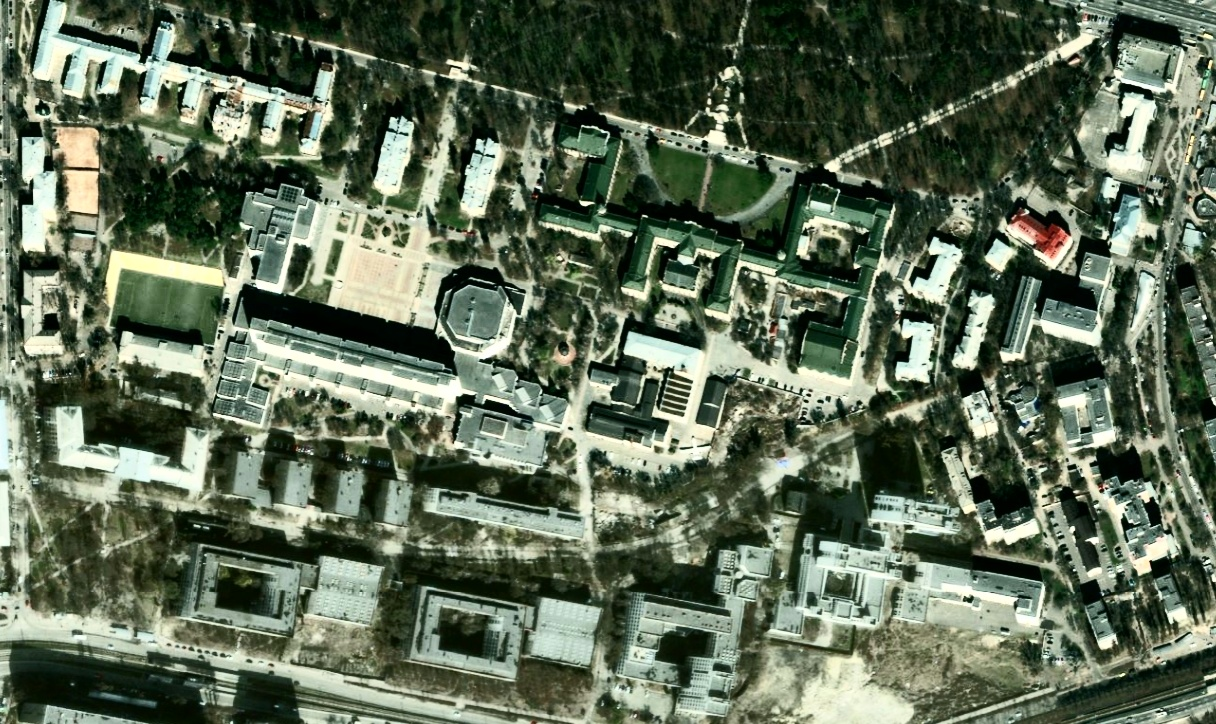
#> input picture count_buildings_kpi/campus_out.jpg, 1216 x 724 px
$ python processing.py
#> lines starting #> are read from the running program, lines starting #| are printed output that depends on the picture; after the words box and inside, x2 and y2 are one past the last pixel; in counts of white or black regions, pixels touching at a corner belong together
'''
Спробувала виділити контури будівель кампусу КПІ
'''

import cv2
import numpy as np
from matplotlib import pyplot as plt
from PIL import Image, ImageEnhance, ImageFilter


def image_read(file_name):
#> called with file_name = 'campus_out.jpg'
    image = cv2.imread(file_name)
#> image is the input picture: shape (724, 1216, 3); mean B, G, R 86.2, 107.2, 93.8
    return image


def filter_image(img_cv):
    img_pil = Image.fromarray(cv2.cvtColor(img_cv, cv2.COLOR_BGR2RGB))

    img_contrast = ImageEnhance.Contrast(img_pil).enhance(1.5)

    img_sharpness = ImageEnhance.Sharpness(img_contrast).enhance(2.0)

    img_edges = img_sharpness.filter(ImageFilter.EDGE_ENHANCE)

    img_cv_filtered = cv2.cvtColor(np.array(img_edges), cv2.COLOR_RGB2BGR)
    return img_cv_filtered


def image_processing(image):

    gray = cv2.cvtColor(image, cv2.COLOR_BGR2GRAY)  # корекція кольору
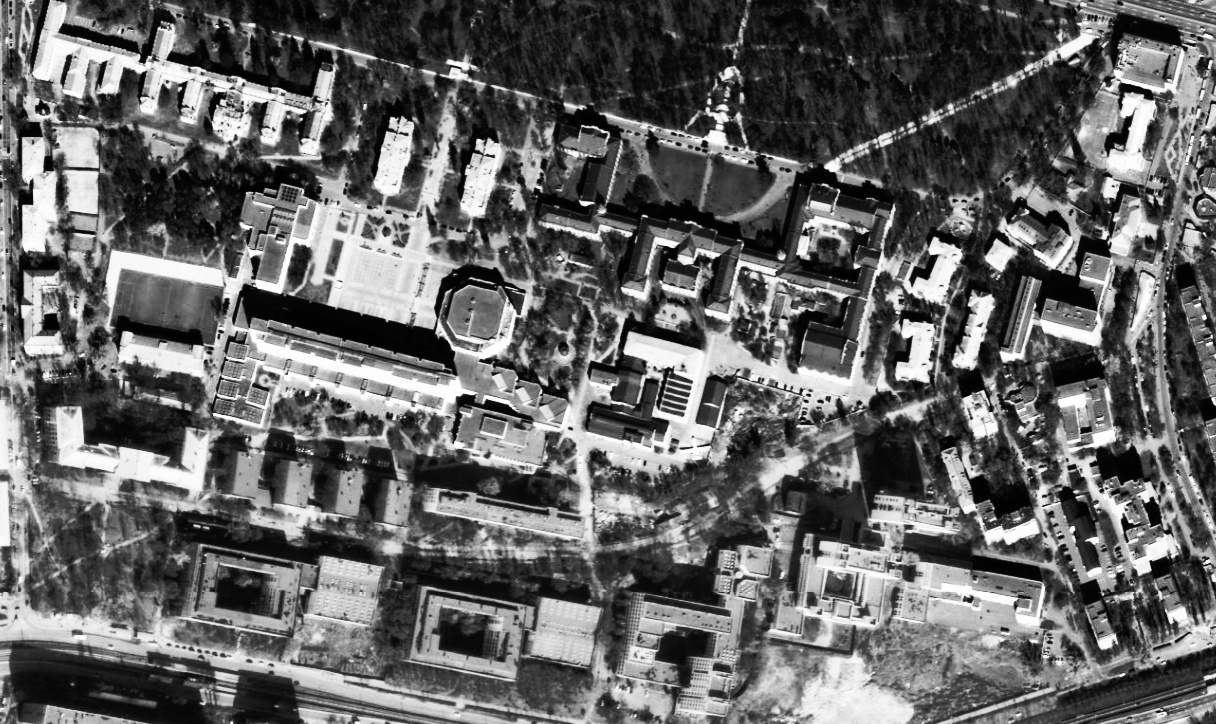
#> gray: shape (724, 1216); min 0, max 255, mean 100.8
    gray = cv2.GaussianBlur(gray, (7, 7), 0)  # Гаусова фільтрація
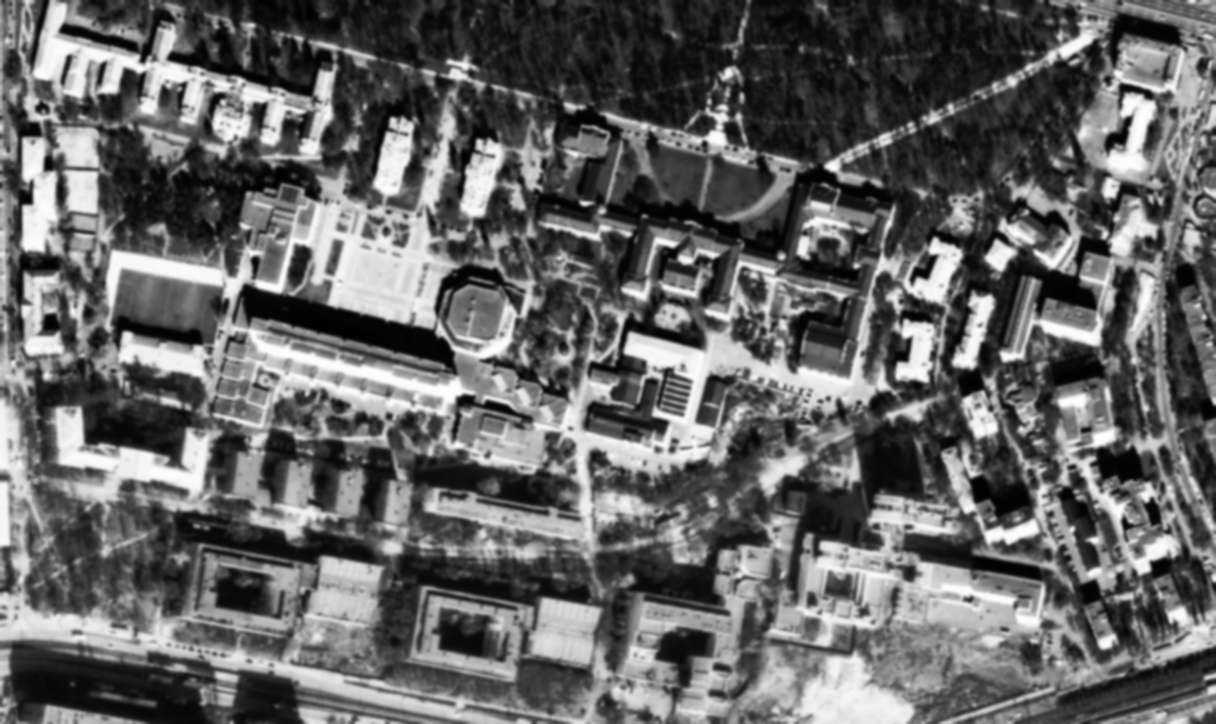
#> gray: shape (724, 1216); min 1, max 254, mean 100.8
    edged = cv2.Canny(gray, 50, 250)  # фільтр Кенні - векторизація
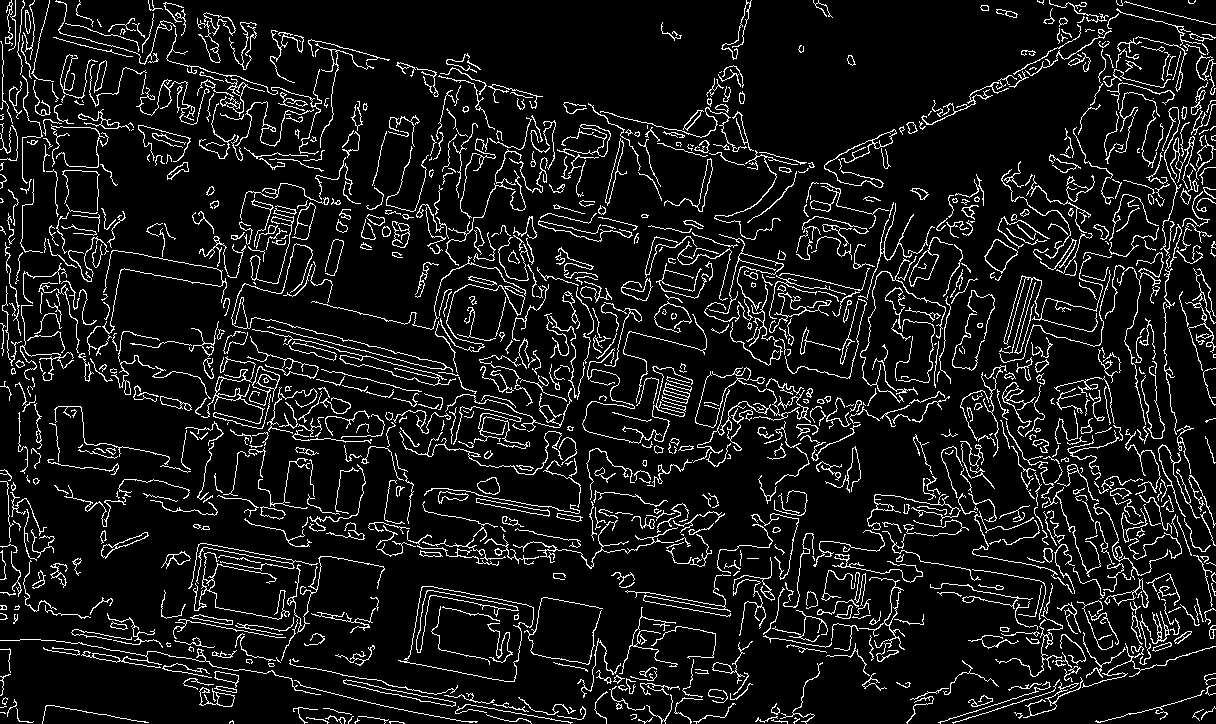
#> edged: shape (724, 1216); 9.3% white in thin lines or dots
    plt.imshow(edged)
    plt.show()


    contours, _ = cv2.findContours(edged.copy(), cv2.RETR_EXTERNAL, cv2.CHAIN_APPROX_SIMPLE)
#> contours = 1144 contours, 821 with area under 20; largest, box (x1, y1, x2, y2) and area: (398, 586, 534, 682) 8580, (252, 329, 456, 386) 949, (984, 239, 1018, 274) 602, (909, 237, 953, 287) 511, (343, 679, 456, 707) 480

    min_area = 500
    building_count = 0

    for cnt in contours:
        if cv2.contourArea(cnt) > min_area:
            building_count += 1
            cv2.drawContours(image, [cnt], -1, (0, 255, 0), 2)
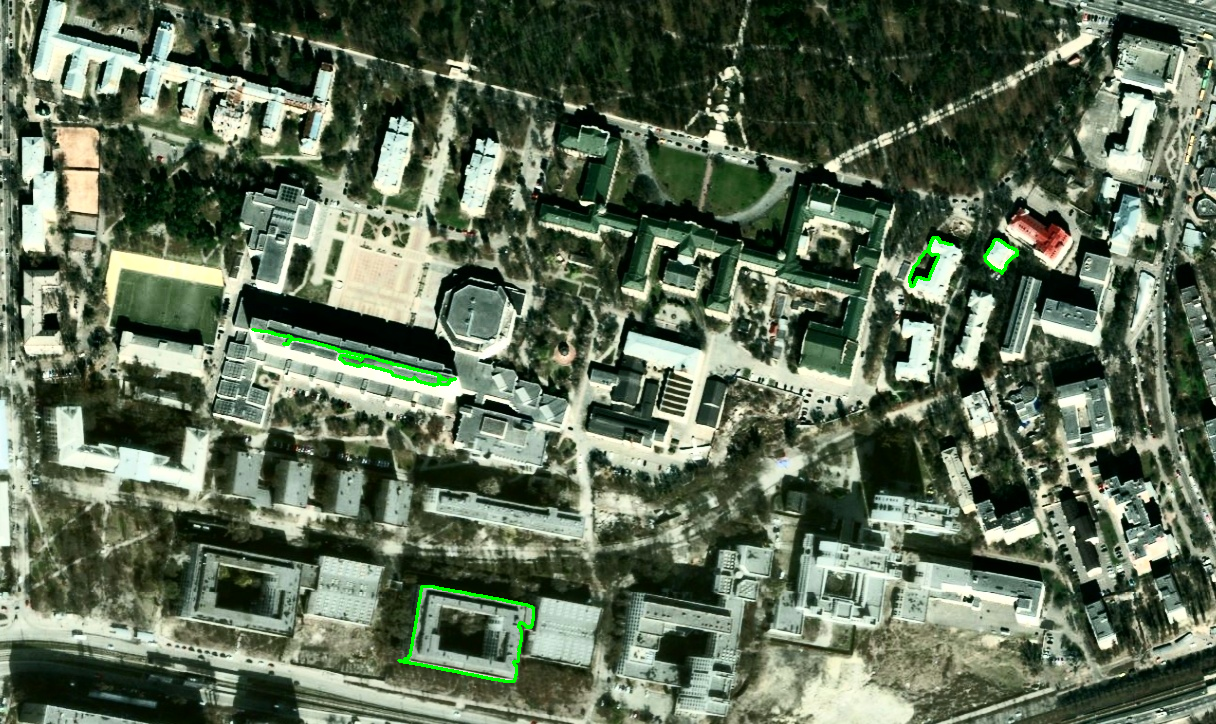
#> image: shape (724, 1216, 3); 0.4% of pixels changed, all inside (x1, y1, x2, y2) = (251, 236, 1019, 683)
#> after the loop, building_count = 4

    print(f"Знайдено будівель: {building_count}")
#| Знайдено будівель: 4
    cv2.imshow("Result", image)
    # cv2.waitKey(0)


if __name__ == "__main__":
    image = image_read("campus_out.jpg")
    # fltr = filter_image(image)
    # cv2.imwrite("campus_fltr.jpg", fltr)
    plt.imshow(image, cmap='gray')
    plt.show()
    image_processing(image)
